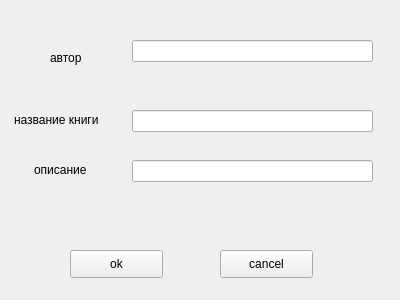
<?xml version="1.0" encoding="UTF-8"?>
<ui version="4.0">
 <class>Form</class>
 <widget class="QWidget" name="Form">
  <property name="geometry">
   <rect>
    <x>0</x>
    <y>0</y>
    <width>400</width>
    <height>300</height>
   </rect>
  </property>
  <property name="windowTitle">
   <string>Form</string>
  </property>
  <widget class="QLabel" name="label">
   <property name="geometry">
    <rect>
     <x>50</x>
     <y>50</y>
     <width>55</width>
     <height>16</height>
    </rect>
   </property>
   <property name="text">
    <string>автор</string>
   </property>
  </widget>
  <widget class="QLabel" name="label_2">
   <property name="geometry">
    <rect>
     <x>14</x>
     <y>110</y>
     <width>91</width>
     <height>20</height>
    </rect>
   </property>
   <property name="text">
    <string>название книги</string>
   </property>
  </widget>
  <widget class="QLabel" name="label_3">
   <property name="geometry">
    <rect>
     <x>34</x>
     <y>160</y>
     <width>71</width>
     <height>20</height>
    </rect>
   </property>
   <property name="text">
    <string>описание</string>
   </property>
  </widget>
  <widget class="QLineEdit" name="author">
   <property name="geometry">
    <rect>
     <x>132</x>
     <y>40</y>
     <width>241</width>
     <height>22</height>
    </rect>
   </property>
  </widget>
  <widget class="QLineEdit" name="book_name">
   <property name="geometry">
    <rect>
     <x>132</x>
     <y>110</y>
     <width>241</width>
     <height>22</height>
    </rect>
   </property>
  </widget>
  <widget class="QLineEdit" name="description">
   <property name="geometry">
    <rect>
     <x>132</x>
     <y>160</y>
     <width>241</width>
     <height>22</height>
    </rect>
   </property>
  </widget>
  <widget class="QPushButton" name="ok_pressed">
   <property name="geometry">
    <rect>
     <x>70</x>
     <y>250</y>
     <width>93</width>
     <height>28</height>
    </rect>
   </property>
   <property name="text">
    <string>ok</string>
   </property>
  </widget>
  <widget class="QPushButton" name="cancel_pressed">
   <property name="geometry">
    <rect>
     <x>220</x>
     <y>250</y>
     <width>93</width>
     <height>28</height>
    </rect>
   </property>
   <property name="text">
    <string>cancel</string>
   </property>
  </widget>
 </widget>
 <resources/>
 <connections/>
</ui>
